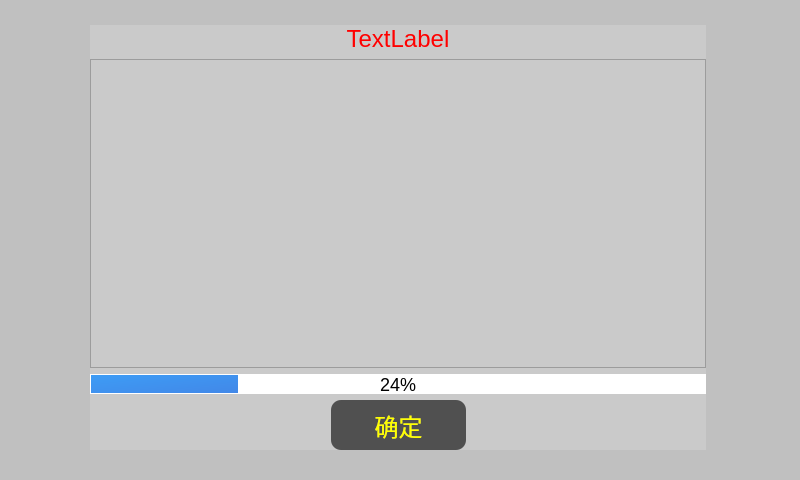
<?xml version="1.0" encoding="UTF-8"?>
<ui version="4.0">
 <class>UpgradeFeedback</class>
 <widget class="QDialog" name="UpgradeFeedback">
  <property name="geometry">
   <rect>
    <x>0</x>
    <y>0</y>
    <width>800</width>
    <height>480</height>
   </rect>
  </property>
  <property name="windowTitle">
   <string>Dialog</string>
  </property>
  <property name="styleSheet">
   <string notr="true"/>
  </property>
  <widget class="QWidget" name="widget" native="true">
   <property name="geometry">
    <rect>
     <x>90</x>
     <y>25</y>
     <width>616</width>
     <height>425</height>
    </rect>
   </property>
   <property name="styleSheet">
    <string notr="true">QWidget{
color:black;
font-size:24px;
background-color:rgb(202,202,202);
}
QLabel{
color:red;
}
QPushButton{
border-radius:10;
background-color: rgb(80, 80, 80);
color:rgb(255, 255, 0);
}
QPushButton::pressed{
background-color:rgb(120,120,120);
}
QProgressBar
{
font-size:18px;
border:1px solid white;
background-color:white;
color:black;
}
QProgressBar::chunk
{
	background-color: qlineargradient(spread:pad, x1:0, y1:0, x2:0.983146, y2:1, stop:0 rgba(61, 156, 245, 255), stop:1 rgba(66, 136, 232, 255));
}</string>
   </property>
   <layout class="QVBoxLayout" name="verticalLayout">
    <item>
     <widget class="QLabel" name="label">
      <property name="text">
       <string>TextLabel</string>
      </property>
      <property name="alignment">
       <set>Qt::AlignCenter</set>
      </property>
     </widget>
    </item>
    <item>
     <widget class="QTableWidget" name="tableWidget"/>
    </item>
    <item>
     <widget class="QProgressBar" name="progressBar">
      <property name="maximumSize">
       <size>
        <width>16777215</width>
        <height>20</height>
       </size>
      </property>
      <property name="value">
       <number>24</number>
      </property>
      <property name="alignment">
       <set>Qt::AlignCenter</set>
      </property>
     </widget>
    </item>
    <item>
     <layout class="QHBoxLayout" name="horizontalLayout">
      <item>
       <spacer name="horizontalSpacer">
        <property name="orientation">
         <enum>Qt::Horizontal</enum>
        </property>
        <property name="sizeHint" stdset="0">
         <size>
          <width>40</width>
          <height>20</height>
         </size>
        </property>
       </spacer>
      </item>
      <item>
       <widget class="QPushButton" name="pushButton">
        <property name="minimumSize">
         <size>
          <width>135</width>
          <height>50</height>
         </size>
        </property>
        <property name="text">
         <string>确定</string>
        </property>
       </widget>
      </item>
      <item>
       <spacer name="horizontalSpacer_2">
        <property name="orientation">
         <enum>Qt::Horizontal</enum>
        </property>
        <property name="sizeHint" stdset="0">
         <size>
          <width>40</width>
          <height>20</height>
         </size>
        </property>
       </spacer>
      </item>
     </layout>
    </item>
   </layout>
  </widget>
  <widget class="QLabel" name="background">
   <property name="geometry">
    <rect>
     <x>0</x>
     <y>0</y>
     <width>800</width>
     <height>480</height>
    </rect>
   </property>
   <property name="styleSheet">
    <string notr="true">background-color: rgba(0, 0, 0, 50);</string>
   </property>
   <property name="text">
    <string/>
   </property>
  </widget>
  <zorder>background</zorder>
  <zorder>widget</zorder>
 </widget>
 <resources/>
 <connections/>
</ui>
